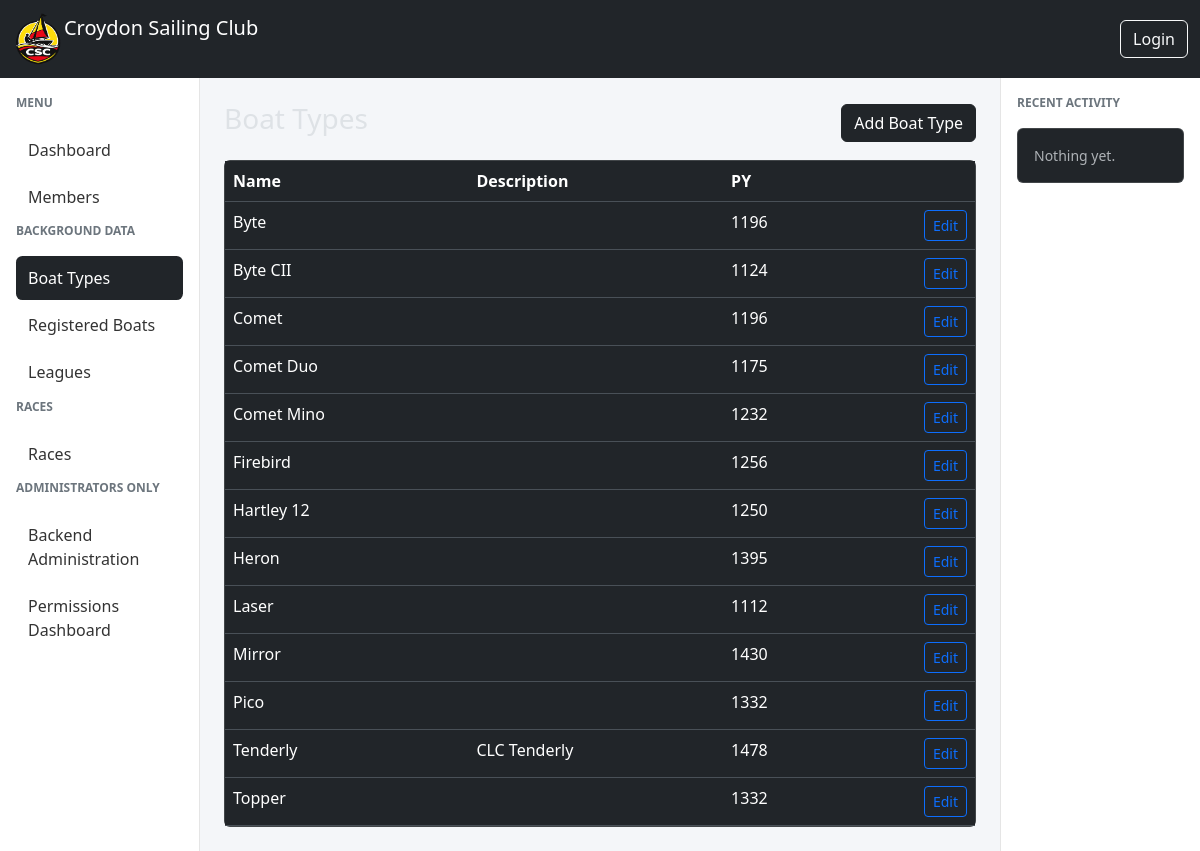
/boat-types/, run on the app's committed database.
### races/models.py (models this page shows, shortened)
class BoatType(models.Model):
    name = models.CharField(max_length=100)
    description = models.CharField(max_length=255, blank=True)
    py = models.IntegerField(
        "Portsmouth Yardstick",
        validators=[
            MinValueValidator(1000),
            MaxValueValidator(2000),
        ],
    )

### races/views.py (the view)
# urls.py: path("boat-types/", BoatTypeListView.as_view(), name="boattype-list"),
class BoatTypeListView(ListView):
    model = BoatType
    template_name = "races/boattype_list.html"
    context_object_name = "boats"
    ordering = ["name"]

### races/templates/races/boattype_list.html (shortened to what this page needs)
{% extends "base.html" %}
{% block content %}
<div class="d-flex justify-content-between align-items-center mb-3">
    <h3>Boat Types</h3>
    <a href="{% url 'boattype-add' %}" class="btn btn-dark">
        Add Boat Type
    </a>
</div>
<div class="card">
    <div class="table-responsive">
        <table class="table table-hover mb-0">
            <thead>
                <tr>
                    <th>Name</th>
                    <th>Description</th>
                    <th>PY</th>
                    <th></th>
                </tr>
            </thead>
            <tbody>
                {% for boat in boats %}
                <tr>
                    <td>{{ boat.name }}</td>
                    <td>{{ boat.description }}</td>
                    <td>{{ boat.py }}</td>
                    <td class="text-end">
                        <a href="{% url 'boattype-edit' boat.pk %}"
                           class="btn btn-sm btn-outline-primary">
                            Edit
                        </a>
                    </td>
                </tr>
                {% empty %}
                <tr>
                    <td colspan="4" class="text-center text-muted">
                        No boat types yet.
                    </td>
                </tr>
                {% endfor %}
            </tbody>
        </table>
    </div>
</div>
{% endblock %}

### csc_manager/templates/base.html (style rules this page uses)
body { background-color: #f4f6f9; }

### data on the page
BoatType: name "Byte", py "1196"
BoatType: name "Byte CII", py "1124"
BoatType: name "Comet", py "1196"
BoatType: name "Comet Duo", py "1175"
BoatType: name "Comet Mino", py "1232"
BoatType: name "Firebird", py "1256"
BoatType: name "Hartley 12", py "1250"
BoatType: name "Heron", py "1395"
BoatType: name "Laser", py "1112"
BoatType: name "Mirror", py "1430"
BoatType: name "Pico", py "1332"
BoatType: name "Tenderly", description "CLC Tenderly", py "1478"
BoatType: name "Topper", py "1332"
